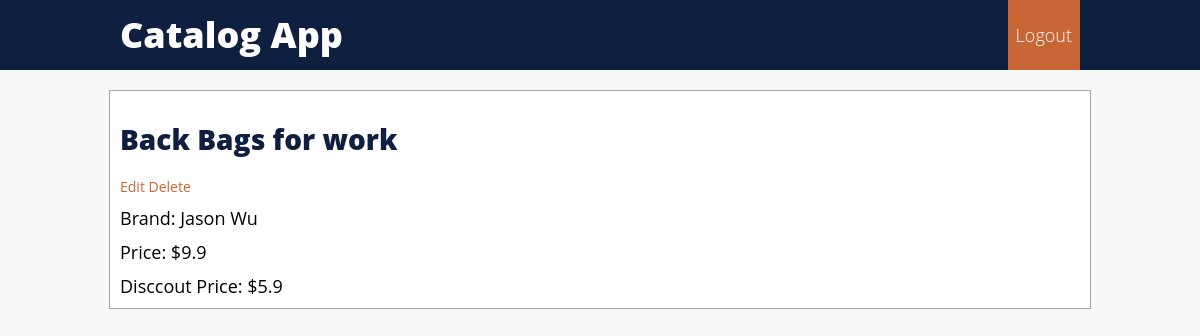
The app's page /shop/Shopbop/23 with its own data.
### database_setup.py (models this page shows, shortened)
class Item(Base):
    __tablename__ = 'item'
    title = Column(String(100), nullable = False, index = True)
    price = Column(Integer, nullable = True)
    discount_price=Column(Integer, nullable = True)
    id = Column(Integer, primary_key = True)
    brand= Column(String(20), nullable = True, index = True)
    pic = Column(String(200),nullable = True)
    shop_id = Column(Integer, ForeignKey("shop.id"),nullable=True)
    shop=relationship("Shop")

### project.py (the view)
@app.route('/shop/<string:shop_name>/<int:item_id>')
def item_info(item_id, shop_name):
    if 'username' in login_session:
        log_staus = "Logout"
    else:
        log_staus = "Login"
    item = session.query(Item).filter_by(id=item_id).one()
    return render_template('item_info.html', item=item, shop_name=shop_name,
                           log_staus=log_staus)

### templates/item_info.html (shortened to what this page needs)
<!DOCTYPE html>
<html lang="en">
<head>
    <link rel=stylesheet type=text/css href="{{ url_for('static', filename='styles.css') }}">
</head>
<body>
    <header>
        <div class="header-wrap">
            <a class="title" href="/">Catalog App</a>
            <div class="login">
                {% if log_status!="login" %}
                <a class="headerlink" href="/gdisconnect">Logout</a></div>
                {% else %}
                <a class="headerlink" href="/login">Login</a></div>
                {% endif %}
        </div>
    </header>
    <div class="content">
        <h1>{{item.title}}</h1>
        <div>
            <a href="/shop/{{item.shop.name}}/{{item.id}}/edit">Edit</a>
            <a href="/shop/{{item.shop.name}}/{{item.id}}/delete">Delete</a>
        </div>
        {% if item.brand=="" %}
        <p class="detail">Brand: None </p>
        {% else %}
        <p class="detail">Brand: {{item.brand}}</p>
        {% endif %}
        {% if item.price=="" %}
        <p class="detail">Price: None </p>
        {% else %}
        <p class="detail">Price: ${{item.price}}</p>
        {% endif %}
        {% if item.discount_price==None  %}
        <p class="detail">Discount price: None </p>
        {% else %}
        <p class="detail">Disccout Price: ${{item.discount_price}}</p>
        {% endif %}
    </div>
</body>
</html>

### static/styles.css (style rules this page uses)
body { font-family: "Open Sans", "Helvetica", sans-serif; font-size: 14px; background: #F8F8F8; margin: 0; }
a { text-decoration:none; color: #C86636; }
p { margin: 0 }
header { height: 70px; width: 100%; background-color: #0E1F3F; }
.title { font-size: 36px; font-weight: 800; display: inline; color: #FFFFFF; line-height: 70px }
.login { display: inline; float: right; background-color: #C86636; }
.headerlink { color: #FFFFFF; font-size: 18px; font-weight: 200; line-height: 70px; padding: 8px; }
.header-wrap { width: 80%; height: auto; margin: 0 auto; }
.content { width: 80%; height: auto; background-color: #ffffff; margin: 20px auto; border:1px solid #A8A8A8; padding: 10px; }
h1 { font-size: 28px; font-weight: 800; color: #0E1F3F; }
.detail { margin-top: 10px; font-size: 18px; }

### records on screen
Item: title "Back Bags for work", brand "Jason Wu", price "9.9", discount_price "5.9"
